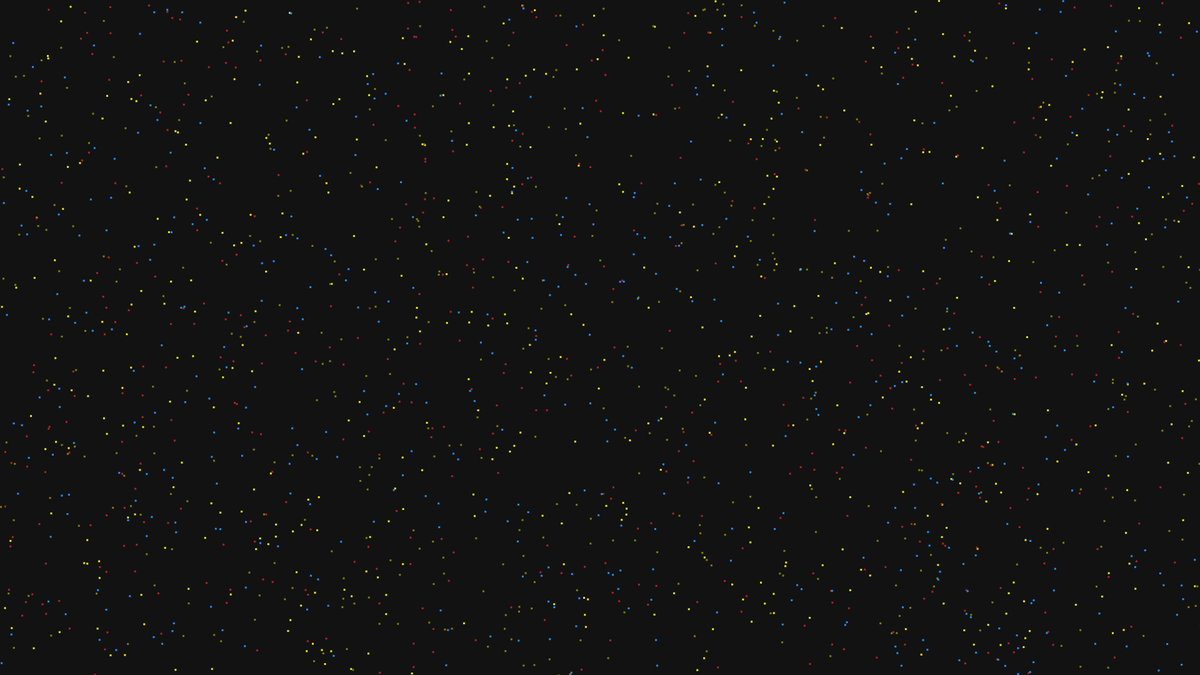
Frame 1 (no input)
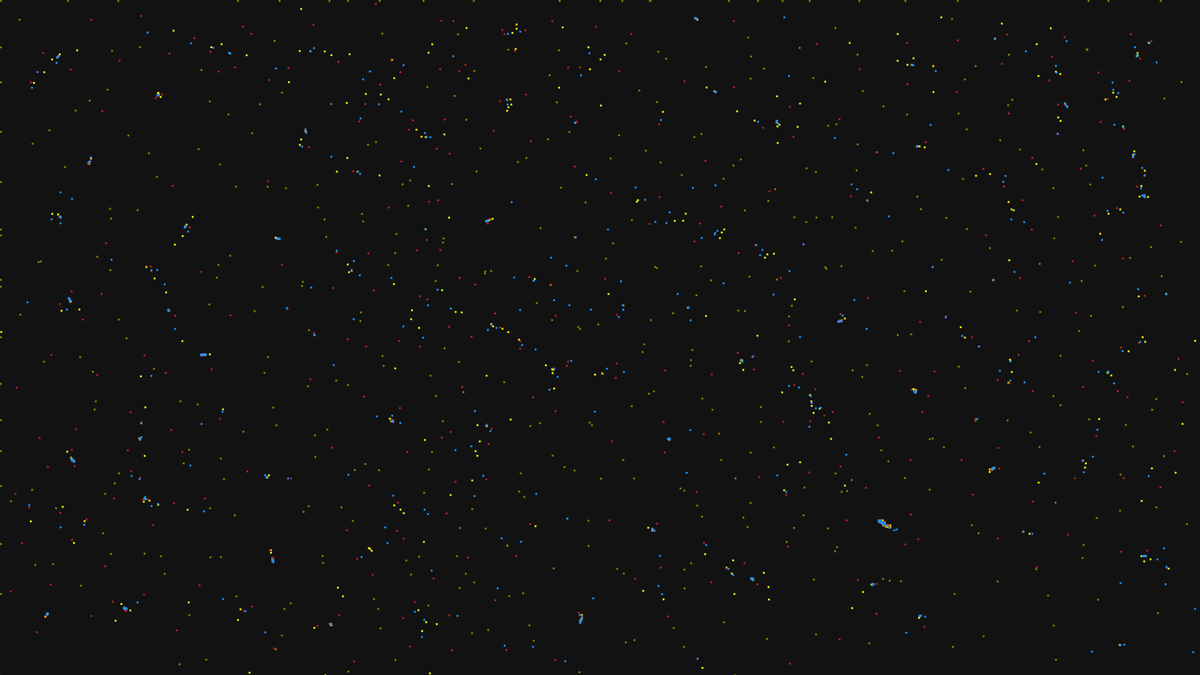
Frame 60 (the mouse pressed at the canvas centre just before this capture)
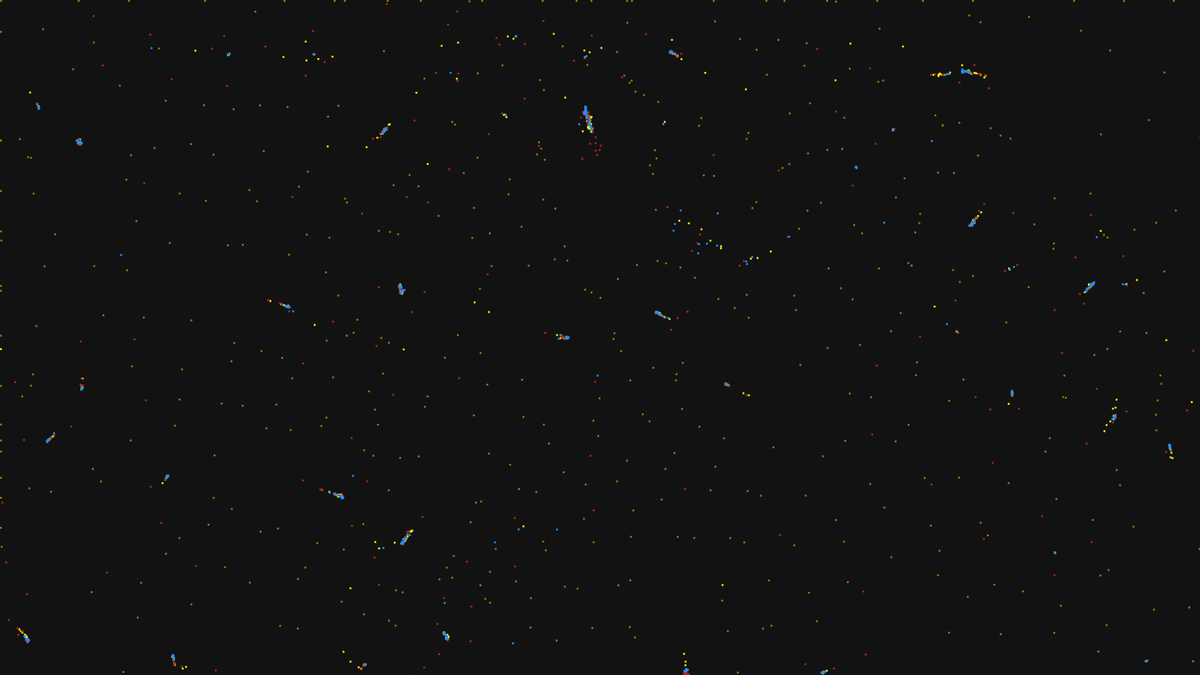
Frame 120 (the mouse held since frame 60 and released just before this capture)

The Processing sketch that drew these frames (run headless with seeded random() and noise(); from frame 60 on, the mouse is pressed at the canvas centre):

// Processing sketch: BasicBiology
// ── BasicBiology.pde
HashMap<String, HashMap<String, Float>> rules;
ArrayList<Atom> atoms;

class Atom
{
    float x, y, vx, vy;
    String col;

    Atom(float x, float y, String col)
    {
        this.x = x;
        this.y = y;
        this.vx = 0;
        this.vy = 0;
        this.col = col;
    }
}

void createAtoms(int number, String col)
{
    for (int i = 0; i < number; i++)
        atoms.add(new Atom(random(width), random(height), col));
}

void applyRules()
{
    for (int i = 0; i < atoms.size(); i++)
    {
        float fx = 0;
        float fy = 0;
        Atom a = atoms.get(i);

        for (int j = 0; j < atoms.size(); j++)
        {
            if (j != i)
            {
                Atom b = atoms.get(j);
                float g = rules.get(a.col).get(b.col);

                if (g != 0)
                {
                    float dx = a.x - b.x;
                    float dy = a.y - b.y;

                    if (dx != 0 || dy != 0)
                    {
                        float d = dx * dx + dy * dy;

                        if (d < 6400)
                        {
                            float F = g / sqrt(d);
                            fx += F * dx;
                            fy += F * dy;
                        }
                    }
                }
            }
        }

        a.vx = (a.vx + fx)/2;
        a.vy = (a.vy + fy)/2;
        a.x += a.vx;
        a.y += a.vy;

        if (a.x <= 0 || a.x >= width)
        {
            a.vx *= -1;
            a.x = constrain(a.x, 0, width);
        }

        if (a.y <= 0 || a.y >= height)
        {
            a.vy *= -1;
            a.y = constrain(a.y, 0, height);
        }
    }
}

color getColor(String col)
{
    switch (col)
    {
    case "yellow":
        return color(238, 237, 9);
    case "green":
        return color(128,128,0);
    case "blue":
        return color(30,144,255);
    case "red":
        return color(178,34,34);
    default:
        return color(255);
    }
}

void RandomRules(HashMap<String, Float> yellowRules, HashMap<String, Float> greenRules,
    HashMap<String, Float> blueRules, HashMap<String, Float> redRules)
{
    yellowRules.put("yellow", random(-1, 1));
    yellowRules.put("green", random(-1, 1));
    yellowRules.put("blue", random(-1, 1));
    yellowRules.put("red", random(-1, 1));

    greenRules.put("yellow", random(-1, 1));
    greenRules.put("green", random(-1, 1));
    greenRules.put("blue", random(-1, 1));
    greenRules.put("red", random(-1, 1));

    blueRules.put("yellow", random(-1, 1));
    blueRules.put("green", random(-1, 1));
    blueRules.put("blue", random(-1, 1));
    blueRules.put("red", random(-1, 1));

    redRules.put("yellow", random(-1, 1));
    redRules.put("green", random(-1, 1));
    redRules.put("blue", random(-1, 1));
    redRules.put("red", random(-1, 1));
}

void setup()
{
    size(1920, 1080);

    rules = new HashMap<String, HashMap<String, Float>>();
    atoms = new ArrayList<Atom>();

    HashMap<String, Float> yellowRules = new HashMap<String, Float>();
    HashMap<String, Float> greenRules  = new HashMap<String, Float>();
    HashMap<String, Float> blueRules   = new HashMap<String, Float>();
    HashMap<String, Float> redRules    = new HashMap<String, Float>();

    // RandomRules(yellowRules, greenRules, blueRules, redRules);

    yellowRules.put("yellow", 0.8422661062679588);
    yellowRules.put("green", 0.8283611643992606);
    yellowRules.put("blue", -0.6206303204367405);
    yellowRules.put("red", -0.8050409003234531);

    greenRules.put("yellow", 0.3632328353781209);
    greenRules.put("green", 0.8782140141582540);
    greenRules.put("blue", 0.4357079645785089);
    greenRules.put("red", 0.3839429322945640);

    blueRules.put("yellow", -0.81550396086816070);
    blueRules.put("green", -0.62766791422947770);
    blueRules.put("blue", 0.49503848830455155);
    blueRules.put("red", -0.48726835984229977);

    redRules.put("yellow", -0.68624691673919400);
    redRules.put("green", -0.81312798120668540);
    redRules.put("blue", -0.42403398294928163);
    redRules.put("red", 0.87615640465673960);

    rules.put("yellow", yellowRules);
    rules.put("green", greenRules);
    rules.put("blue", blueRules);
    rules.put("red", redRules);

    createAtoms(500, "yellow");
    createAtoms(500, "red");
    createAtoms(500, "green");
    createAtoms(500, "blue");
}


void draw()
{
    applyRules();
    background(18);
    
    noStroke();
    for (int i = 0; i < atoms.size(); i++)
    {
        Atom a = atoms.get(i);
        fill(getColor(a.col));
        rect(a.x, a.y, 3, 3);
    }
}
